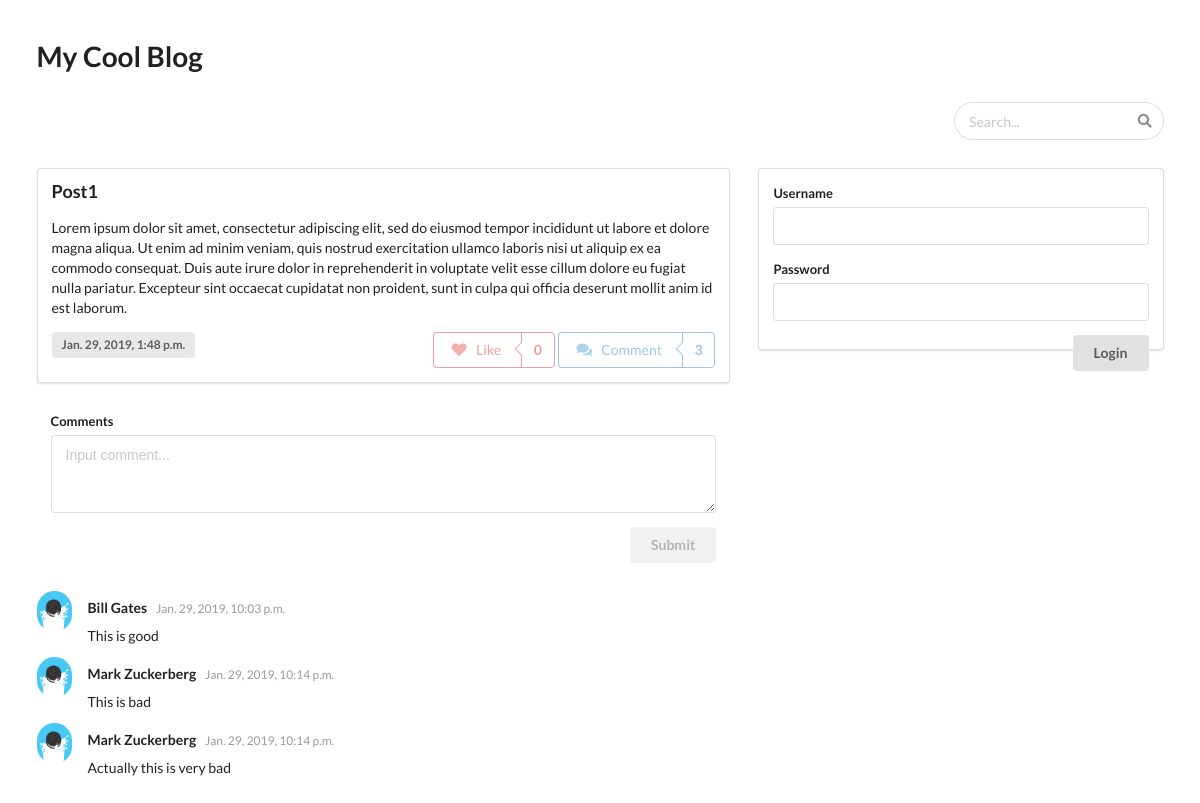
/blogs/comment/1/, run on the app's committed database.
### blogs/models.py (models this page shows, shortened)
class Post(models.Model):
    post_id = models.AutoField(primary_key=True)
    post_title = models.CharField(max_length=30, unique=True)
    post_content = models.CharField(max_length=2500)
    timestamp = models.DateTimeField(auto_now_add=True)
    class Meta:
        ordering = ('post_title',)

class Comment(models.Model):
    comment_id = models.AutoField(primary_key=True)
    user = models.ForeignKey(BlogUser, on_delete=models.CASCADE)
    post = models.ForeignKey(Post, on_delete=models.CASCADE)
    comment_content = models.CharField(max_length=250)
    timestamp = models.DateTimeField(auto_now_add=True)

class BlogUser(models.Model):
    user = models.OneToOneField(User, on_delete=models.CASCADE)
    matric_no = models.CharField(max_length=9, unique=True, default="")
    liked_posts = models.ManyToManyField(Post)
    class Meta:
        ordering = ('user__last_name',)

### blogs/views.py (the view)
# urls.py: path('comment/<int:post_id>/', views.comment, name='comment'),
def comment(request, post_id):
    context = {
        'comment_form': CommentForm(),
        'post': get_object_or_404(Post, post_id=post_id),
    }
    if request.user.is_authenticated:
        context['bu'] = get_object_or_404(BlogUser, user=request.user)
    else:
        context['user_form'] = BlogUserForm()
    return render(request, 'blogs/comments.html', context)

### blogs/forms.py
class CommentForm(forms.Form):
    comment_content = forms.CharField(widget=forms.Textarea(attrs={
        'placeholder': 'Input comment...',
        'rows': 3
    }))

class BlogUserForm(forms.Form):
    username = forms.CharField(max_length=20)
    password = forms.CharField(widget=forms.PasswordInput)

### blogs/templates/blogs/comments.html (shortened to what this page needs)
{% extends "base_user.html" %}
{% block posts %}
  <div class="ui clearing segment">
    <div class="ui header">
      <div>{{ post.post_title }}</div>
    </div>
    <p>{{ post.post_content }}</p>
    <div>
      <div class="ui label">{{ post.timestamp }}</div>
      {% include "post_buttons.html" %}
    </div>
  </div>
{% endblock %}
{% block comments %}
  <div class="ui basic clearing segment">
    <form class="ui form" method="post" action="{% url 'blogs:add_comment' post.post_id %}">
      <div class="field">
        <label>Comments</label>
        {{ comment_form.comment_content }}
      </div>
      {% if request.user.is_authenticated %}
        <button class="ui right floated button" type="submit">Submit</button>
      {% else %}
        <button class="ui right floated disabled button" type="submit">Submit</button>
      {% endif %}
    </form>
  </div>
  <div class="ui feed">
    {% for comment in post.comment_set.all %}
      <div class="event">
        <div class="label">
          {% load static %}
          <img src="{% static 'blogs/oreo.jpg' %}">
        </div>
        <div class="content">
          <div class="summary">
            {{ comment.user.user.first_name }} {{ comment.user.user.last_name }}
            <div class="date">
              {{ comment.timestamp }}
            </div>
          </div>
          <div class="extra text">
            {{ comment.comment_content }}
          </div>
        </div>
      </div>
    {% endfor %}
  </div>
{% endblock %}
{% block user %}
  {% include "user.html" %}
{% endblock %}

### blogs/templates/post_buttons.html (shortened to what this page needs)
{% if not request.user.is_authenticated %}
  <div class="ui disabled right floated labeled button" tabindex="0">
    <div class="ui basic blue button">
      <i class="comments icon"></i> Comment
    </div>
    <a class="ui basic left pointing blue label">
      {{ post.comment_set.count }}
    </a>
  </div>
  <div class="ui disabled right floated labeled button" tabindex="0">
    <div class="ui basic red button">
      <i class="heart icon"></i> Like
    </div>
    <a class="ui basic red left pointing label">
      {{ post.bloguser_set.count }}
    </a>
  </div>
{% endif %}

### data on the page
Post: post_title "Post1", post_content "Lorem ipsum dolor sit amet, consectetur adipiscing elit, sed do eiusmod tempor incididunt ut labore et dolore magna aliqua. Ut enim ad minim veniam, quis nostrud exercitation ullamco laboris nisi ut aliquip ex ea commodo consequat. Duis aute irure dolor in reprehenderit in voluptate velit esse cillum dolore eu fugiat nulla pariatur. Excepteur sint occaecat cupidatat non proident, sunt in culpa qui officia deserunt mollit anim id est laborum.", timestamp "Jan. 29, 2019, 1:48 p.m.", comment_set.count "3", bloguser_set.count "0"
Comment: user.user.first_name "Bill", user.user.last_name "Gates", timestamp "Jan. 29, 2019, 10:03 p.m.", comment_content "This is good"
Comment: user.user.first_name "Mark", user.user.last_name "Zuckerberg", timestamp "Jan. 29, 2019, 10:14 p.m.", comment_content "This is bad"
Comment: user.user.first_name "Mark", user.user.last_name "Zuckerberg", timestamp "Jan. 29, 2019, 10:14 p.m.", comment_content "Actually this is very bad"
